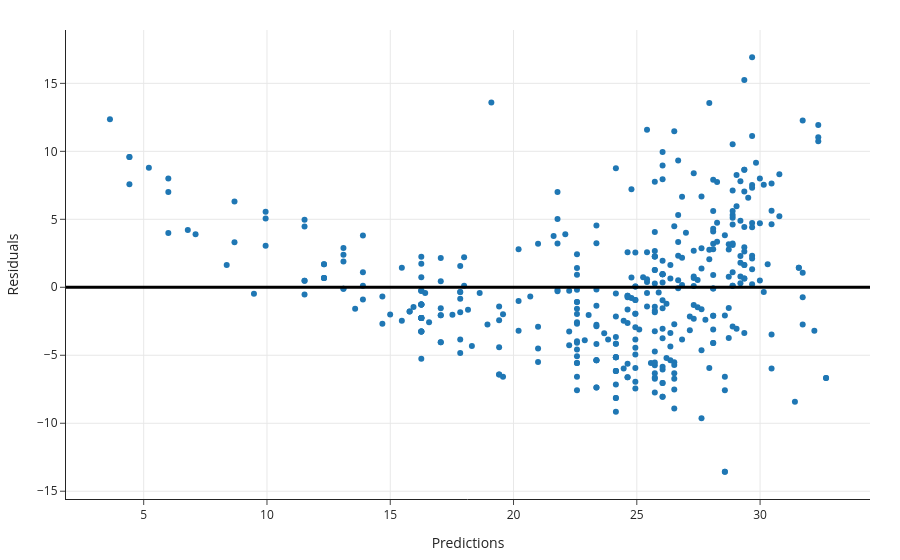

Write notebook code for a chart like this one.
### Markdown cell above
Our regression line doesn't capture the curvature in the relationship between `'horsepower'` and `'mpg'`.

Let's look at the residuals:

### Code cell
res = mpg.assign(
    Predictions=car_model.predict(mpg[['horsepower']]),
    Residuals=mpg['mpg'] - car_model.predict(mpg[['horsepower']]),
)
fig = px.scatter(res, x='Predictions', y='Residuals')
fig.add_hline(0, line_width=3, opacity=1)

### Figure 1 — Plotly figure (JSON) as saved in the notebook; plotly's stock layout.template omitted (floating-point values rounded to 4 significant figures; data arrays with more than 128 entries replaced by an {"elided": "..."} marker saying what was removed)
{"data": [{"hovertemplate": "Predictions=%{x}<br>Residuals=%{y}<extra></extra>", "legendgroup": "", "marker": {"color": "#1F77B4", "symbol": "circle"}, "mode": "markers", "name": "", "orientation": "v", "showlegend": false, "type": "scatter", "x": {"elided": "392 float values"}, "xaxis": "x", "y": {"elided": "392 float values"}, "yaxis": "y"}], "layout": {"legend": {"tracegroupgap": 0}, "shapes": [{"line": {"width": 3}, "opacity": 1, "type": "line", "x0": 0, "x1": 1, "xref": "x domain", "y0": 0, "y1": 0, "yref": "y"}], "xaxis": {"anchor": "y", "domain": [0, 1], "title": {"text": "Predictions"}}, "yaxis": {"anchor": "x", "domain": [0, 1], "title": {"text": "Residuals"}}}}
